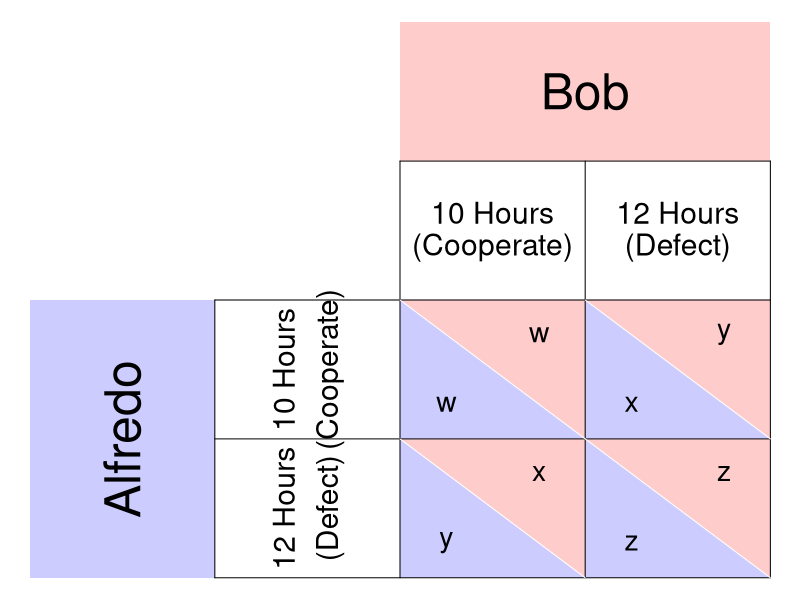

Reproduce this figure in R.
require(ggplot2)
require(shape)
pdf(file = "society/matrix_fishermen_general_nosoln.pdf", width = 9, height = 7)

par(mar =  c(0, 0, 0, 0))
xlims <- c(0, 8)
ylims <- c(0, 8)

#TextSizes
PlayerSize <- 3
StratSize <- 1.8
PayoffSize <- 1.7
p1fadelevel <- 0.2
p2fadelevel <- 0.2

#Payoffs are listed as c("NW", "SW", "NE", "SE")

#Considerations for Player 1
P1Name <- c("Alfredo")
P1Strat <- c("10 Hours", "12 Hours")
P1Strat2 <- c("(Cooperate)", "(Defect)")
P1Payoffs <- c("w", "y", "x", "z")
P1BR1 <- c("SW") #Must be NW or SW - the BR prints accordingly. 
P1BR2 <- c("SE") #Must be NE or SE - the BR prints accordingly. 
P1bestsize <- 2.5 #Adjusts size of point indicating best response of P1
#NW = (5, 3); SW = (5,1); NE = (7, 3); SE = (7, 1)

#Considerations for Player 2
P2Name <- c("Bob")
P2Strat <- c("10 Hours", "12 Hours")
P2Strat2 <- c("(Cooperate)", "(Defect)")
P2Payoffs <- c("w", "x", "y", "z")
P2BR1 <- c("NE") #Must be NW or SW - the BR prints accordingly. 
P2BR2 <- c("SE") #Must be NE or SE - the BR prints accordingly. 
P2bestsize <- 4 #Adjusts size of circle indicating best response of P1

plot(0, 0, xlim = xlims, ylim = ylims, type = "n",
     xlab = expression(""),
     ylab = expression(""),
     xaxt = "n", 
     yaxt = "n", 
     cex.lab = 2, 
     bty = "n")



#Color and label for Player 1 and their strategies
polygon(c(0,0,2,2,0), c(0,4,4,0,0), col=rgb(0, 0, 1, p1fadelevel), density=NULL, border = NA)
text(1, 2, P1Name[1], srt = 90, cex = PlayerSize)

text(2.75, 3, P1Strat[1], cex = StratSize, srt = 90)
text(3.25, 3, P1Strat2[1], cex = StratSize, srt = 90)
text(2.75, 1, P1Strat[2], cex = StratSize, srt = 90)
text(3.25, 1, P1Strat2[2], cex = StratSize, srt = 90)


#Color and label for Player 2
polygon(c(4,4,8,8,4), c(8,6,6,8,8), col=rgb(1, 0, 0, p2fadelevel), density=NULL, border = NA)
text(6, 7, P2Name[1], cex = PlayerSize)

text(5, 5.25, P2Strat[1], cex = StratSize)
text(5, 4.75, P2Strat2[1], cex = StratSize)
text(7, 5.25, P2Strat[2], cex = StratSize)
text(7, 4.75, P2Strat2[2], cex = StratSize)

#NorthWest cell 
#P1
polygon(c(4,4,6,4), c(4,2,2,4), col=rgb(0, 0, 1, p1fadelevel), density=NULL, border = NA)
#P2
polygon(c(4,6,6,4), c(4,4,2,4), col=rgb(1, 0, 0, p2fadelevel), density=NULL, border = NA)

#P1
text(4.5, 2.5, P1Payoffs[1], cex = PayoffSize)
#P2
text(5.5, 3.5, P2Payoffs[1], cex = PayoffSize)

#SouthWest cell  
#P1
polygon(c(4,4,6,4), c(2,0,0,2), col=rgb(0, 0, 1, p1fadelevel), density=NULL, border = NA)
#P2
polygon(c(4,6,6,4), c(2,2,0,2), col=rgb(1, 0, 0, p2fadelevel), density=NULL, border = NA)

#P1
text(4.5, 0.5, P1Payoffs[2], cex = PayoffSize)
#P2
text(5.5, 1.5, P2Payoffs[2], cex = PayoffSize)


#NorthEast cell 
#P1
polygon(c(6,6,8,6), c(4,2,2,4), col=rgb(0, 0, 1, p1fadelevel), density=NULL, border = NA)
#P2
polygon(c(6,8,8,6), c(4,4,2,4), col=rgb(1, 0, 0, p2fadelevel), density=NULL, border = NA)
#P1
text(6.5, 2.5, P1Payoffs[3], cex = PayoffSize)
#P2
text(7.5, 3.5, P2Payoffs[3], cex = PayoffSize)

#SouthEast cell 
#P1
polygon(c(6,6,8,6), c(2,0,0,2), col=rgb(0, 0, 1, p1fadelevel), density=NULL, border = NA)
#P2
polygon(c(6,8,8,6), c(2,2,0,2), col=rgb(1, 0, 0, p2fadelevel), density=NULL, border = NA)
#P1
text(6.5, 0.5, P1Payoffs[4], cex = PayoffSize)
#P2
text(7.5, 1.5, P2Payoffs[4], cex = PayoffSize)


#Lines for the Table
segments(8, 0, 8, 6, lty = 1, col = "black")
segments(4, 6, 8, 6, lty = 1, col = "black")
segments(2, 0, 2, 4, lty = 1, col = "black")
segments(2, 0, 8, 0, lty = 1, col = "black")
segments(2, 4, 8, 4, lty = 1, col = "black")
segments(4, 0, 4, 6, lty = 1, col = "black")
segments(2, 2, 8, 2, lty = 1, col = "black")
segments(6, 0, 6, 6, lty = 1, col = "black")

#Diagonals
#NW
segments(4, 4, 6, 2, lty = 1, col = "white")
#NE
segments(6, 4, 8, 2, lty = 1, col = "white")
#SW
segments(4, 2, 6, 0, lty = 1, col = "white")
#Se
segments(6, 2, 8, 0, lty = 1, col = "white")

# 
# #Best responses 
# #P1 
# if (P1BR1[1] == "NW"){
#   points(5, 3, pch = 16, col = "black", cex = P1bestsize)
# } else{points(5, 1, pch = 16, col = "black", cex = P1bestsize)
# }
# 
# if (P1BR2[1] == "NE"){
#   points(7, 3, pch = 16, col = "black", cex = P1bestsize)
# } else{points(7, 1, pch = 16, col = "black", cex = P1bestsize)
# }
# 
# 
# #P2
# if (P2BR1[1] == "NW"){
#   points(5, 3, pch = 1, col = "black", cex = P2bestsize)
# } else{points(7, 3, pch = 1, col = "black", cex = P2bestsize)
# }
# 
# if (P2BR2[1] == "SW"){
#   points(5, 1, pch = 1, col = "black", cex = P2bestsize)
# } else{points(7, 1, pch = 1, col = "black", cex = P2bestsize)
# }

dev.off()
